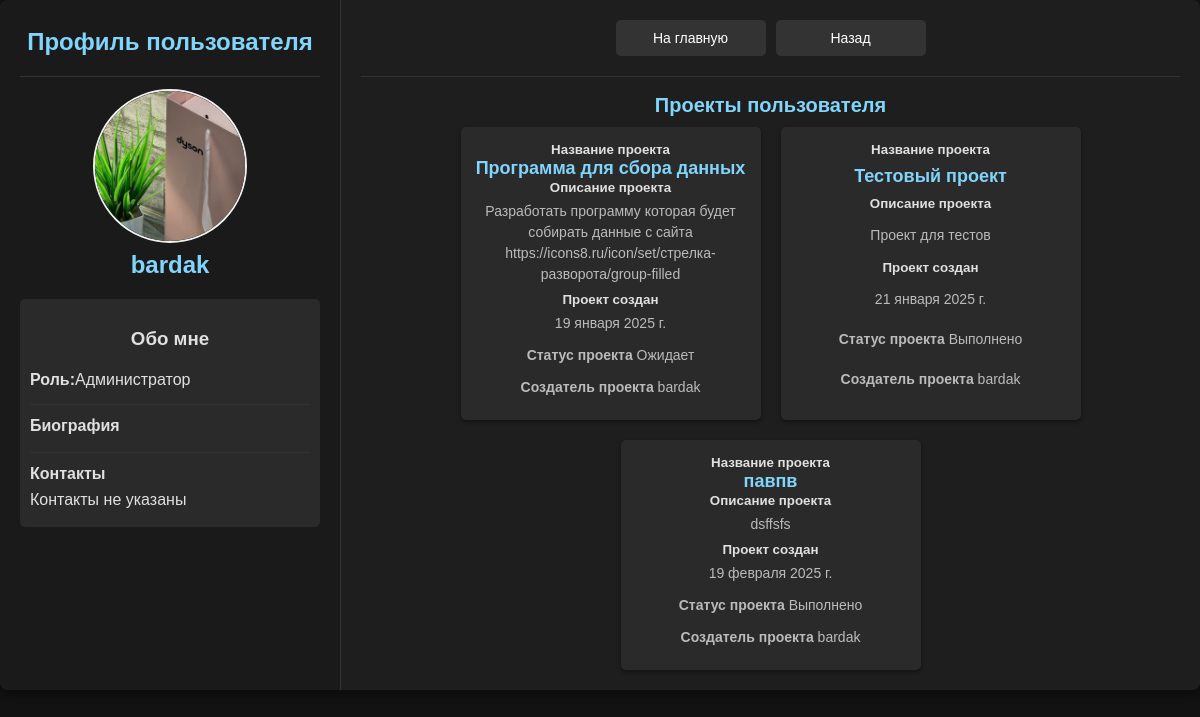
/profiles/info/1/ (signed in), run on the app's committed database.
### scp/models.py (models this page shows, shortened)
class Profile(models.Model):
    puser = models.OneToOneField(User, on_delete=models.CASCADE, related_name='profile', unique=True)
    bio = models.TextField(blank=True, null=True)
    avatar = models.ImageField(upload_to='./profile_avatars/', blank=True, null=True, default='./default/no_avatar.png')
    role = models.CharField(max_length=50, blank=True, choices=Role.ROLE_CHOICES, default='Исполнитель')
    account = models.BooleanField(default=False)  # Это поле отвечает за статус пользователя
    contacts = models.TextField(default='Контакты не указаны')
    status = models.CharField(max_length=50, choices=Status.BLACKLIST_CHOICES, default='Не заблокирован')
    telegram_url = models.URLField(max_length=255, blank=True, null=True, verbose_name='Telegram')
    github_url = models.URLField(max_length=255, blank=True, null=True, verbose_name='GitHub')

class Project(models.Model):
    title = models.CharField(max_length=100, verbose_name='Название проекта')
    description = models.TextField(verbose_name='Описание проекта')
    language = models.CharField(max_length=50, choices=Language.LANGUAGE_CHOICES, verbose_name='Язык программирования',default='Не указан')
    status = models.CharField(max_length=50,choices=Status.STATUS_CHOICES, verbose_name="Статус",default='Ожидает')
    owner = models.ForeignKey(User, on_delete=models.CASCADE,related_name='p_owner')
    participants = models.ManyToManyField(User, blank=True, related_name='p_participants')
    created_at = models.DateField(auto_now_add=True)
    complexity = models.CharField(max_length=100 ,choices=Status.PRIORITY_CHOICES, verbose_name="Сложность", default='Не указан')

### scp/views.py (the view)
# urls.py: path('profiles/info/<int:user_id>/', views.profiles_info, name='profiles_info'),
@login_required
def profiles_info(request, user_id):
    profiles = get_object_or_404(Profile, puser = user_id)
    projects = Project.objects.filter(owner = user_id)
    return render(request, 'scp/profiles_info.html', {'profile':profiles, 'projects':projects})

### scp/templates/scp/profiles_info.html (shortened to what this page needs)
{% load static %}
<!DOCTYPE html>
<html lang="ru">
<head>
    <link href="{% static 'scp/css/profile.css' %}" rel="stylesheet"/>
</head>
<body>
    <div class="container">
        <div class="left-container">
            <h1>Профиль пользователя</h1>
            <hr>
            {% if profile.avatar %}
                <div class="avatar-container">
                    <img src="{{ profile.avatar.url }}" alt="Profile Image" class="avatar"/>
                </div>
            {% else %}
                <p class="no-avatar">Нет загруженной аватарки.</p>
            {% endif %}
            <h1>{{ profile.puser }}</h1>
            <div class="profile-info">
                <h3>Обо мне</h3>
                <p><strong>Роль:</strong> {{ profile.role }}</p>
                <hr>
                <strong>Биография</strong>
                <hr>
                <strong>Контакты</strong>
                <p>{{ profile.contacts }}</p>
            </div>
        </div>
        <div class="right-container">
            <div class="button-form">
                <form method="post" action="{% url 'home' %}">
                    <button type="submit">На главную</button>
                </form>
                <button onclick="history.back()">Назад</button>
            </div>
            <hr>
            <div class="title-project">
                <h2>Проекты пользователя</h2>
            </div>
            <div class="projects-container">
                {% for project in projects %}
                    <form method="post" action="{% url 'info_project' project.id %}">
                        <button type="submit" class="project-btn">
                            <strong>Название проекта</strong>
                            <h3>{{ project.title }}</h3>
                            <strong>Описание проекта</strong>
                            <p>{{ project.description }}</p>
                            <strong>Проект создан</strong>
                            <p>{{ project.created_at }}</p>
                            <p><strong>Статус проекта</strong>
                                {{ project.status }}</p>
                            <p><strong>Создатель проекта</strong>
                                {{ project.owner }}</p>
                        </button>
                    </form>
                {% empty %}
                    <p class="empty">Проекты отсутствуют</p>
                {% endfor %}
            </div>
        </div>
    </div>
</body>
</html>

### scp/static/scp/css/profile.css (style rules this page uses)
body { margin: 0; font-family: Arial, sans-serif; background-color: #121212; color: #e0e0e0; display: flex; flex-direction: column; height: 100%; padding: 0; overflow-x: hidden; }
.container { display: flex; flex: 1; width: 100%; background: #1e1e1e; box-shadow: 0 4px 8px rgba(0, 0, 0, 0.4); border-radius: 8px; overflow: hidden; margin: 0 auto; box-sizing: border-box; }
.left-container { flex: 1; max-width: 300px; padding: 20px; background: #1a1a1a; border-right: 1px solid #333; overflow-y: auto; }
.right-container { flex: 2; padding: 20px; background: #1e1e1e; overflow-y: auto; }
h1 { font-size: 24px; margin-top: 8px; margin-bottom: 20px; color: #81d4fa; text-align: center; }
h2 { text-align: center; font-size: 20px; color: #81d4fa; margin-bottom: 10px; }
p { margin: 8px 0; line-height: 1.5; color: #e0e0e0; }
.avatar-container { width: 150px; height: 150px; border-radius: 50%; overflow: hidden; border: 2px solid #f0f0f0; display: flex; justify-content: center; align-items: center; margin: 0 auto; }
.avatar { width: 100%; height: 100%; object-fit: cover; }
.profile-info { align-items: center; margin-top: 5px; background: #2a2a2a; padding: 10px; border-radius: 5px; }
.profile-info p { display: flex; word-wrap: break-word; white-space: pre-wrap; margin: 5px 0; color: #e0e0e0; }
.profile-info h3 { text-align: center; }
.button-form { display: flex; flex-wrap: wrap; flex-direction: row; gap: 10px; justify-content: center; margin-bottom: 20px; }
.button-form button { width: 150px; flex: 0 1 auto; padding: 10px 15px; border: none; border-radius: 5px; background-color: #333; color: white; cursor: pointer; font-size: 14px; transition: background 0.3s; text-align: center; align-items: center; transition: transform 0.3s ease; }
hr { margin: 12px 0; border: none; border-top: 1px solid #333; }
.projects-container { display: flex; flex-wrap: wrap; gap: 20px; justify-content: center; }
.project-btn { display: grid; flex-wrap: wrap; width: 300px; height: 100%; text-align: center; background: #2a2a2a; padding: 15px; border: none; border-radius: 5px; box-shadow: 0 2px 4px rgba(0, 0, 0, 0.4); transition: background 0.3s; color: #e0e0e0; cursor: pointer; margin-bottom: 10px; transition: transform 0.3s ease; }
.project-btn h3 { margin: 0; font-size: 18px; color: #81d4fa; }
.project-btn p { margin: 5px 0; font-size: 14px; color: #bbbbbb; overflow: hidden; word-wrap: break-word; }

### data on the page
Profile: avatar (picture), puser "bardak", role "Администратор", contacts "Контакты не указаны"
Project: title "Программа для сбора данных", description "Разработать программу которая будет собирать данные с сайта https://icons8.ru/icon/set/стрелка-разворота/group-filled", created_at "19 января 2025 г.", status "Ожидает", owner "bardak"
Project: title "Тестовый проект", description "Проект для тестов", created_at "21 января 2025 г.", status "Выполнено", owner "bardak"
Project: title "павпв", description "dsffsfs", created_at "19 февраля 2025 г.", status "Выполнено", owner "bardak"
